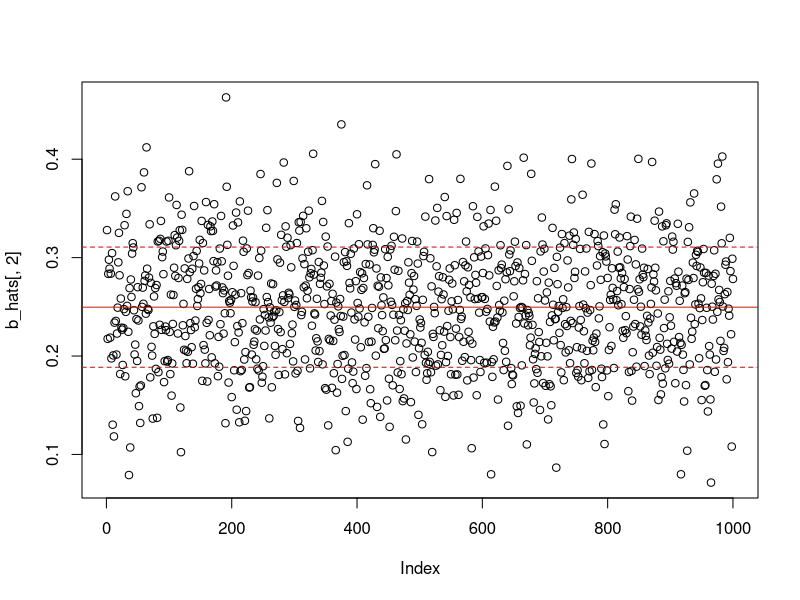
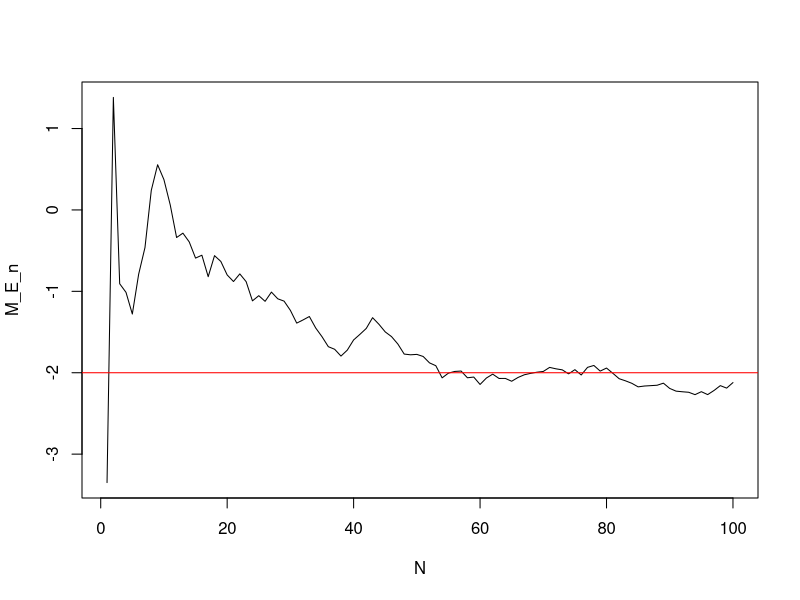
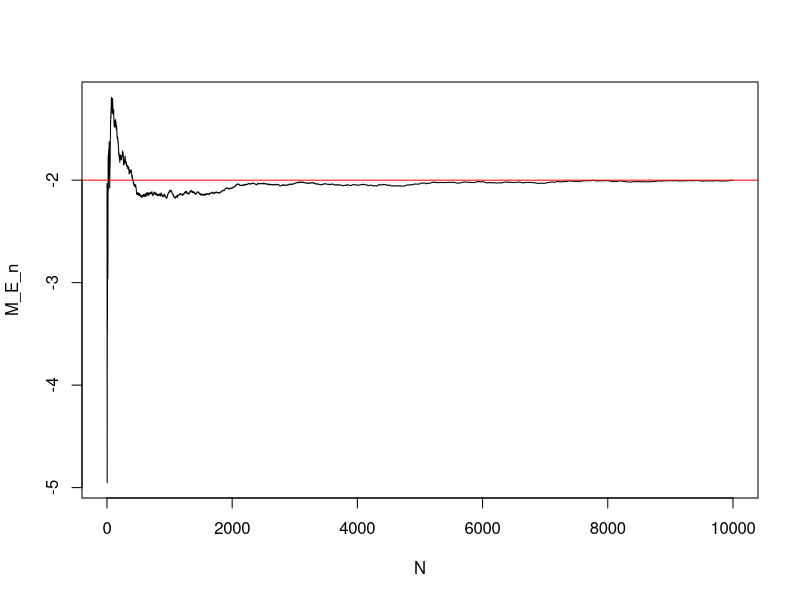
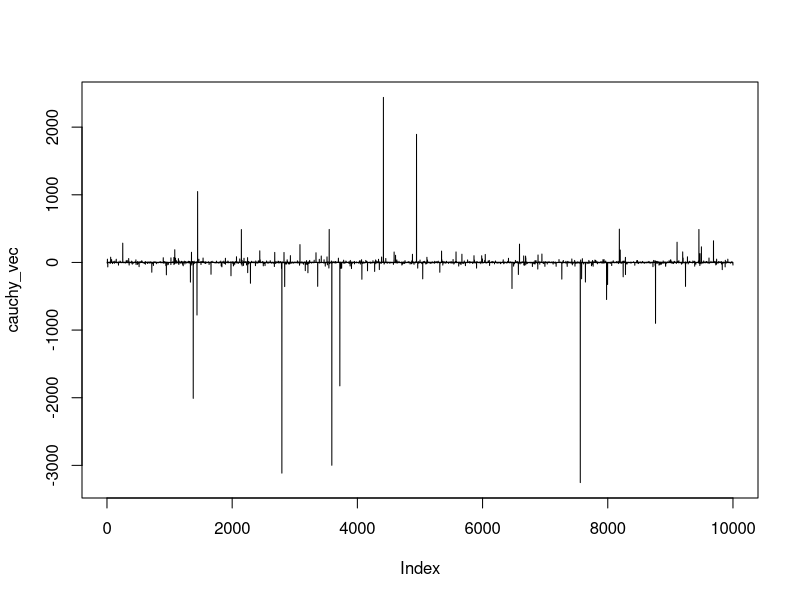
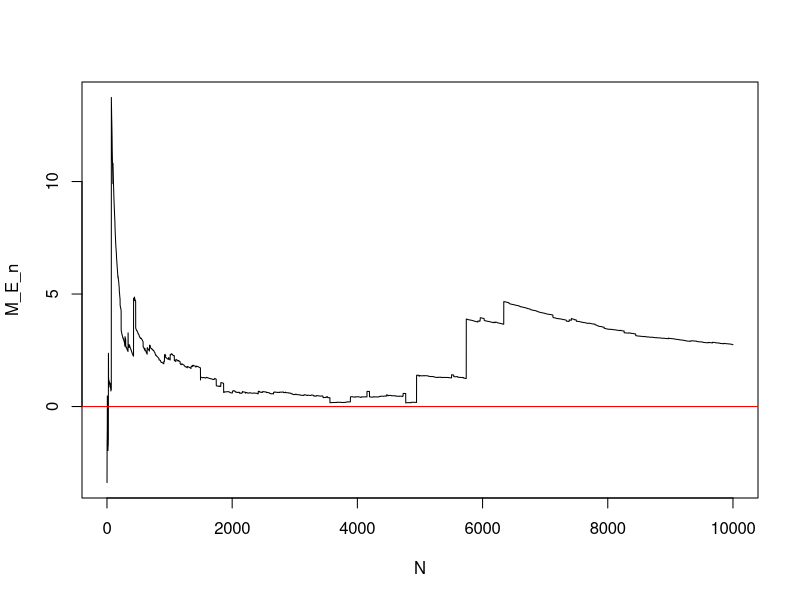
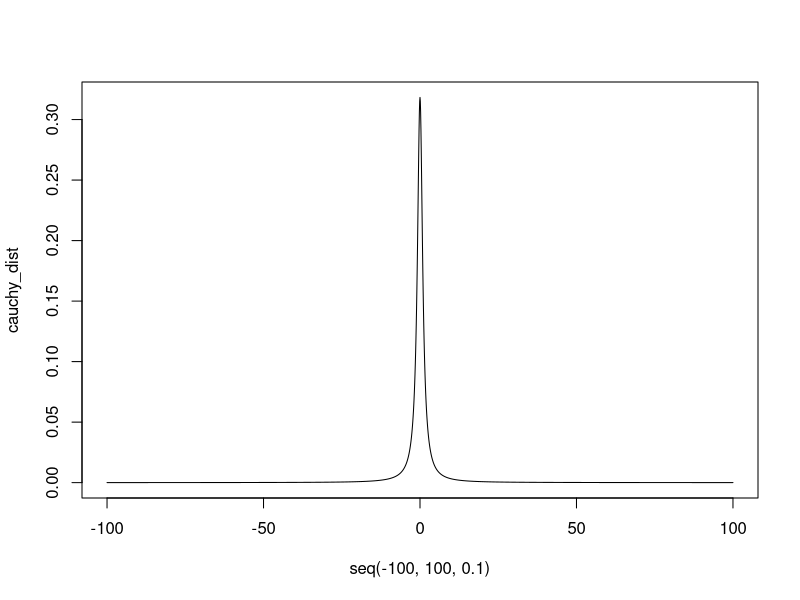
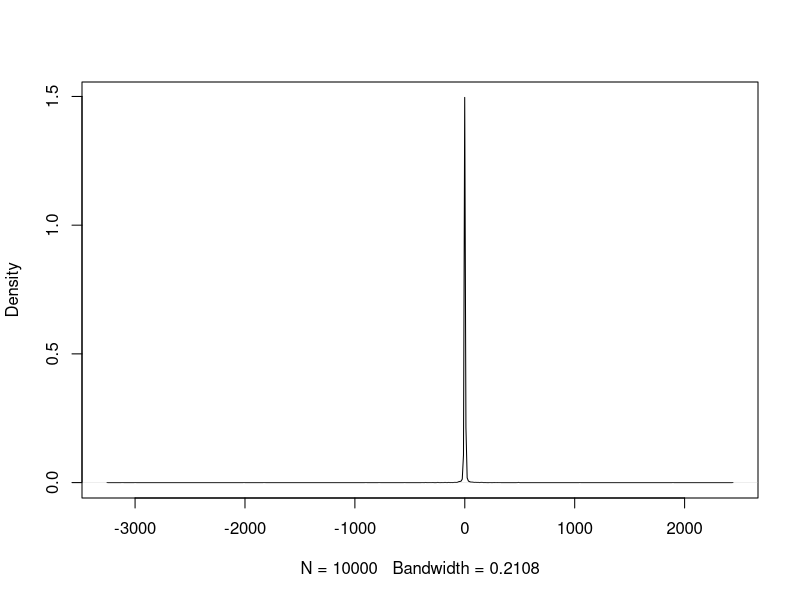

Recreate these plots in R, in order.
## ---- chunk 1
knitr::opts_chunk$set(echo = TRUE, fig.width = 6, fig.height= 3.5)
## ---- chunk 2
X = matrix(c(rep(1, 15), seq(1:15)), nrow = 15)
beta = c(1, 0.25)
## ---- chunk 3
# Initialize matrix to store each b_hat
b_hats = matrix(ncol = 2, nrow = 1000)

for (i in 1:1000) {
  # Generate our error term
  e = rnorm(15, 0, 1)
  
  # Calculate Y from our X, beta and e
  Y = X %*% beta + e
  
  # Store the coefficients of the current iteration
  b_hats[i, ] = lm(Y ~ X)$coefficients[2:3]
  
  # Store one summary of our linear model for later
  if (i == 027) summ = summary(lm(Y ~ X))
}

# Comply to homework specifications
b_hat = b_hats
## ---- chunk 4
# Calculate the mean and standard deviation of our b_hats
mu = mean(b_hats[, 2])
std = sd(b_hats[, 2])

# Plot the b_hat observations and add lines for mean, +/- std
plot(b_hats[, 2])
abline(mu, 0, col = "red")
abline(mu + std, 0, col = "red", lty = 2)
abline(mu - std, 0, col = "red", lty = 2)
## ---- chunk 5
summ
## ---- chunk 6
do_stuff = function(len, mu = -2, va = 9, cauchy = FALSE) {
  
  # Create normally distributed vector
  E_n = rnorm(len, mu, sd = sqrt(va))

  # Create the cauchy vector if applicable
  if (cauchy) E_n = E_n / rnorm(len, mu, sd = sqrt(va))

  
  # Initialize vector to store the mean up to i
  M_E_n = vector("numeric", length = len)
  
  for (i in 1:len) {
    M_E_n[i] = mean(E_n[1:i])
  }
  
  # Create the vector from ii) b.
  N = 1:len
  
  # Visualize the thingy with code from ii) c.
  #ts.plot(cbind(N, M_E_n))
  
  # Return the visualization without the ugly N = N-line
  plot(x = N, y = M_E_n, type = "l")
  abline(mu, 0, col = "red")
}
## ---- chunk 7
do_stuff(100)
## ---- chunk 8
do_stuff(10000)
## ---- chunk 9
# Create a vector of 10000 Cauchy-distributed variables
cauchy_vec = rnorm(10000, 0, 1) / rnorm(10000, 0, 1)

# Have a look at it graphically
plot(cauchy_vec, type = "l")

# Plot the (usually) missing convergence
do_stuff(10000, 0, 1, cauchy = TRUE)

## ---- chunk 10
# Try illustrating the cauchy density (thanks dcauchy) with graphics
cauchy_dist = dcauchy(seq(-100, 100, 0.1))
plot(y = cauchy_dist, x = seq(-100, 100, 0.1), type = "l")

# Plot our custom-made vector
plot(density(cauchy_vec), main = "")
